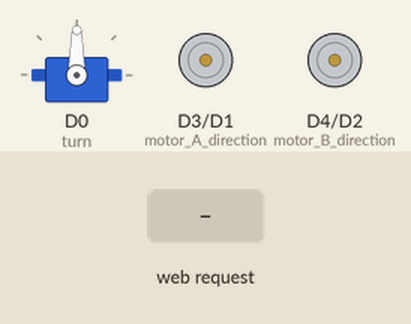
Simulated run of this sketch. Board: ESP8266 (NodeMCU). On the bench: servo, direction and speed pins drawn as motors (green arrow = direction pin HIGH = forward, orange = LOW = backward, longer = more drive). The inputs (shaded band) are chosen by the test bench. WiFi joins after 1.5 s; servers stay silent unless stated; what the sketch prints to the serial monitor is not drawn.

Above: at 3.2 s.
3.3 s: HTTP request GET /controls?aSpeed=1 received
At 4.5 s:
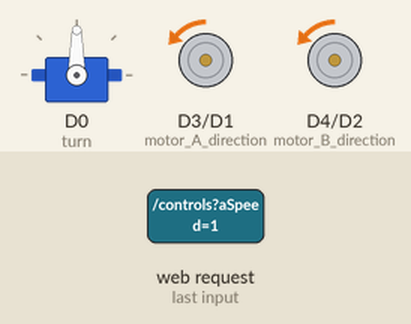
4.8 s: HTTP request GET /controls?aSpeed=120 received
At 5.9 s:
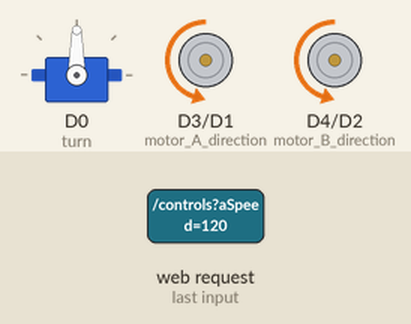
6.3 s: HTTP request GET /controls?aDir=1 received
At 7.0 s:
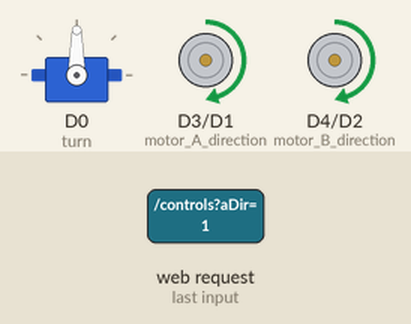
7.8 s: HTTP request GET /controls?aSpeed=0 received
At 8.2 s:
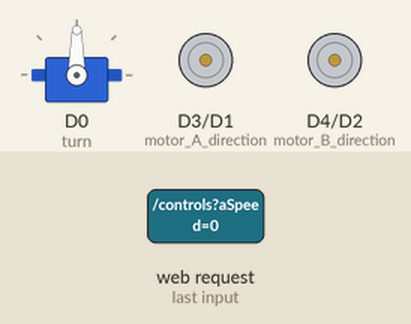
9.3 s: HTTP request GET /controls?steerAngle=1 received
At 10.5 s:
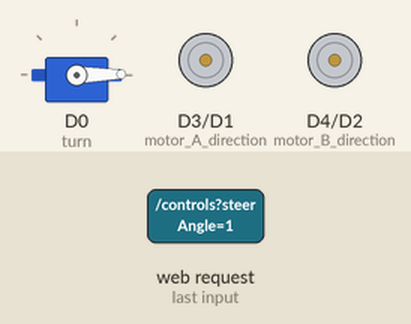
10.8 s: HTTP request GET /controls?aDir=0 received
Timing chart, 0 to 13.3 s (numbered marks = the images above; inputs shaded):
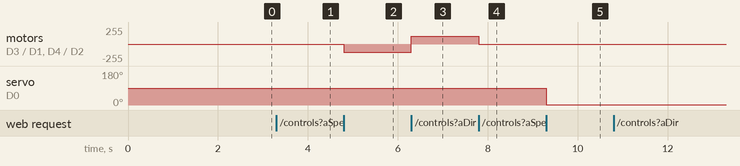

Measured:
- after the input at 3.3 s, motor on D3 (motor_A_direction) / D1 (motor_A_speed), motor on D4 (motor_B_direction) / D2 (motor_B_speed): stopped → backward 1/255 at once
- after the input at 4.8 s, motor on D3 (motor_A_direction) / D1 (motor_A_speed), motor on D4 (motor_B_direction) / D2 (motor_B_speed): backward 1/255 → backward 120/255 at once
- after the input at 6.3 s, motor on D3 (motor_A_direction) / D1 (motor_A_speed), motor on D4 (motor_B_direction) / D2 (motor_B_speed): backward 120/255 → forward 120/255 at once
- after the input at 7.8 s, motor on D3 (motor_A_direction) / D1 (motor_A_speed), motor on D4 (motor_B_direction) / D2 (motor_B_speed): forward 120/255 → stopped at once
- after the input at 9.3 s, servo on D0 (turn): 90° → 1° at once

The sketch:

NetworkRC.ino
```cpp
#include <ESP8266WiFi.h>
#include <ESP8266WebServer.h>
#include <Servo.h>

const char* ssid = "QuantiumLink";
const char* password = "HPGNLWZ2DNTXB5K7";

ESP8266WebServer server(80);
Servo turn;

void handleControls() {
  String message = "";
  if (server.arg("aSpeed") != "")
  {
    float Spd = server.arg("aSpeed").toInt();
    analogWrite(D2, Spd);
    analogWrite(D1, Spd);
    message += "motor speed: " + String((Spd / 1023) * 100) + "%\n";
  }
  if (server.arg("aDir") != "")
  {
    String state = "Backward";
    int dir = server.arg("aDir").toInt();
    digitalWrite(D4, dir);
    digitalWrite(D3, dir);
    if (dir) {
      state = "Forward";
    }
    message += "motor direction: " + state + "\n";
  }
  if (server.arg("steerAngle") != "")
  {
    turn.write(server.arg("steerAngle").toInt());
    message += "servo angle: " + server.arg("steerAngle");
  }
  server.send(200, "text / plain", message);
}

void setup() {

  //Communication setup.
  Serial.begin(115200);
  WiFi.begin(ssid, password);
  while (WiFi.status() != WL_CONNECTED) {
    delay(1000);
    Serial.println("Waiting to connect…");
  }
  Serial.print("IP address: ");
  Serial.println(WiFi.localIP());
  Serial.print("MAC address: ");
  Serial.println(WiFi.macAddress());
  server.on("/controls", handleControls);
  server.begin();
  Serial.println("Server listening:");

  //Motor Interface setup.
  pinMode(D1, OUTPUT); // motor A speed (pwm 0 - 1023)
  pinMode(D3, OUTPUT); // motor A direction
  pinMode(D2, OUTPUT); // motor B speed (pwm 0 - 1023)
  pinMode(D4, OUTPUT); // motor B direction

  turn.attach(D0); // steering Control (pwm 60 - 80 - 100)
}

void loop() {
  server.handleClient();
}
```
